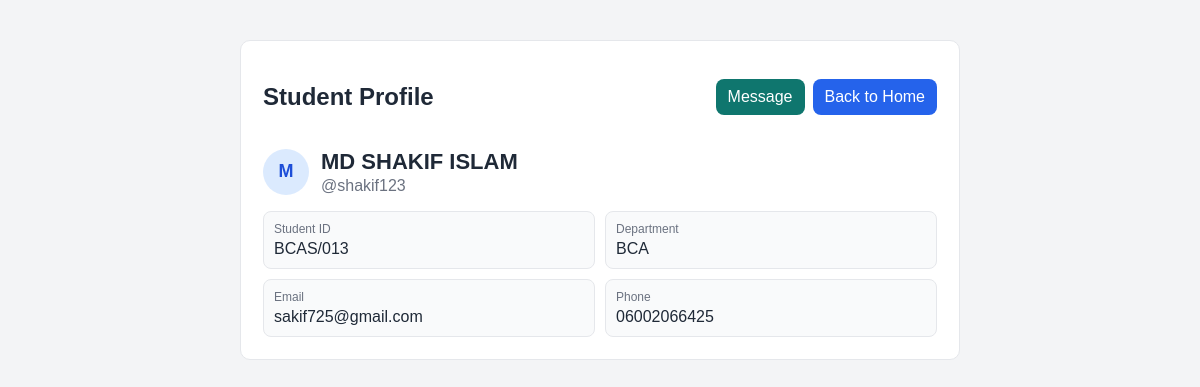
Page /users/2 (signed in) on the committed database.
### tables this page shows
CREATE TABLE users (
            id INTEGER PRIMARY KEY AUTOINCREMENT,
            username TEXT UNIQUE NOT NULL,
            password TEXT NOT NULL,
            role TEXT DEFAULT 'user'
        , full_name TEXT, student_id TEXT, department TEXT, email TEXT, phone TEXT);

### app.py (the view)
@app.route('/users/<int:user_id>')
def view_user_profile(user_id):
    if not is_user_logged_in():
        return redirect('/login')
    if user_id == session.get('user_id'):
        return redirect('/profile')
    conn = sqlite3.connect('database.db')
    cursor = conn.cursor()
    cursor.execute(
        "SELECT id, username, full_name, student_id, department, email, phone FROM users WHERE id = ?",
        (user_id,)
    )
    user = cursor.fetchone()
    conn.close()
    if not user:
        return redirect('/')
    return render_template('user_profile.html', user=user)

### app.py (called while the page is built)
def is_user_logged_in():
    return session.get('user_id') is not None

def get_unread_message_count(user_id):
    if not user_id:
        return 0
    conn = sqlite3.connect('database.db')
    cursor = conn.cursor()
    cursor.execute(
        "SELECT COUNT(*) FROM messages WHERE receiver_id = ? AND is_read = 0",
        (user_id,)
    )
    unread_count = cursor.fetchone()[0]
    conn.close()
    return unread_count

@app.context_processor
def inject_unread_message_count():
    user_id = session.get('user_id')
    unread_messages_count = get_unread_message_count(user_id) if user_id else 0
    return {'unread_messages_count': unread_messages_count}

### templates/user_profile.html (shortened to what this page needs)
<!DOCTYPE html>
<html>
<head>
</head>
<body>
    <div class="container">
        <div class="top">
            <h2>Student Profile</h2>
            <div style="display:flex; gap:8px; flex-wrap:wrap;">
                <a class="btn message" href="/chat/{{ user[0] }}">Message</a>
                <a class="btn" href="/">Back to Home</a>
            </div>
        </div>
        <div class="profile-header">
            <div class="avatar">{{ ((user[2] or user[1] or 'U')[0])|upper }}</div>
            <div>
                <h3 class="name">{{ user[2] or user[1] }}</h3>
                <div class="username">@{{ user[1] }}</div>
            </div>
        </div>
        <div class="meta-grid">
            <div class="meta-card">
                <span class="label">Student ID</span>
                {{ user[3] or 'Not provided' }}
            </div>
            <div class="meta-card">
                <span class="label">Department</span>
                {{ user[4] or 'Not provided' }}
            </div>
            <div class="meta-card">
                <span class="label">Email</span>
                {{ user[5] or 'Not provided' }}
            </div>
            <div class="meta-card">
                <span class="label">Phone</span>
                {{ user[6] or 'Not provided' }}
            </div>
        </div>
    </div>
</body>
</html>

### templates/user_profile.html (style rules this page uses)
body { font-family: Arial, sans-serif; margin: 0; background: #f3f4f6; color: #1f2937; }
.container { width: min(720px, calc(100% - 32px)); margin: 40px auto; background: #ffffff; border: 1px solid #e5e7eb; border-radius: 10px; padding: 22px; box-sizing: border-box; }
.top { display: flex; justify-content: space-between; align-items: center; gap: 8px; margin-bottom: 18px; }
.btn { display: inline-block; padding: 9px 12px; border-radius: 8px; background: #2563eb; color: #fff; text-decoration: none; }
.btn.message { background: #0f766e; }
.profile-header { display: flex; align-items: center; gap: 12px; margin-bottom: 16px; }
.avatar { width: 46px; height: 46px; border-radius: 50%; background: #dbeafe; color: #1d4ed8; display: flex; align-items: center; justify-content: center; font-weight: bold; font-size: 18px; }
.name { margin: 0; font-size: 22px; }
.username { color: #6b7280; margin-top: 2px; }
.meta-grid { display: grid; grid-template-columns: 1fr 1fr; gap: 10px; }
.meta-card { border: 1px solid #e5e7eb; border-radius: 8px; background: #f9fafb; padding: 10px; }
.label { display: block; font-size: 12px; color: #6b7280; margin-bottom: 4px; }

### rows in the picture
users: full_name "M", full_name "MD SHAKIF ISLAM", username "shakif123", student "BCAS/013", department "BCA", email "sakif725@gmail.com", phone "06002066425"
